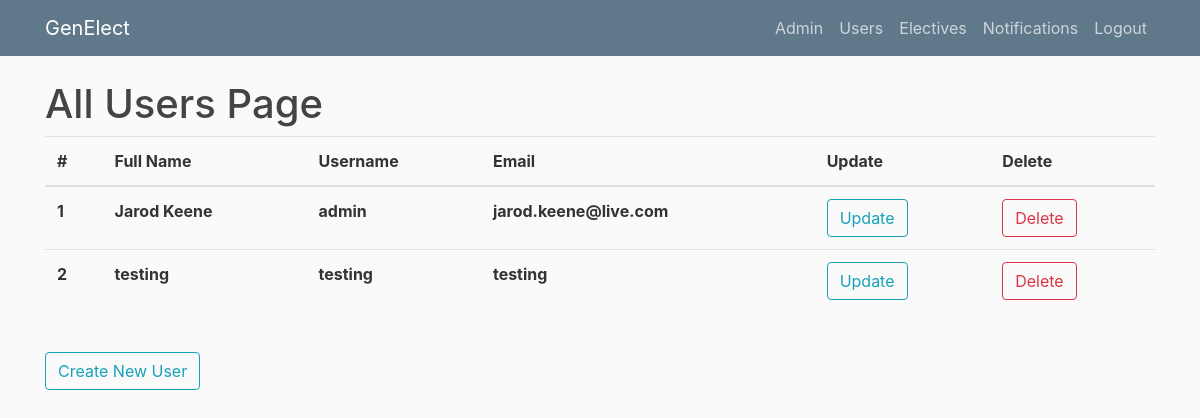
/allusers (signed in), run on an earlier commit of the app's database.
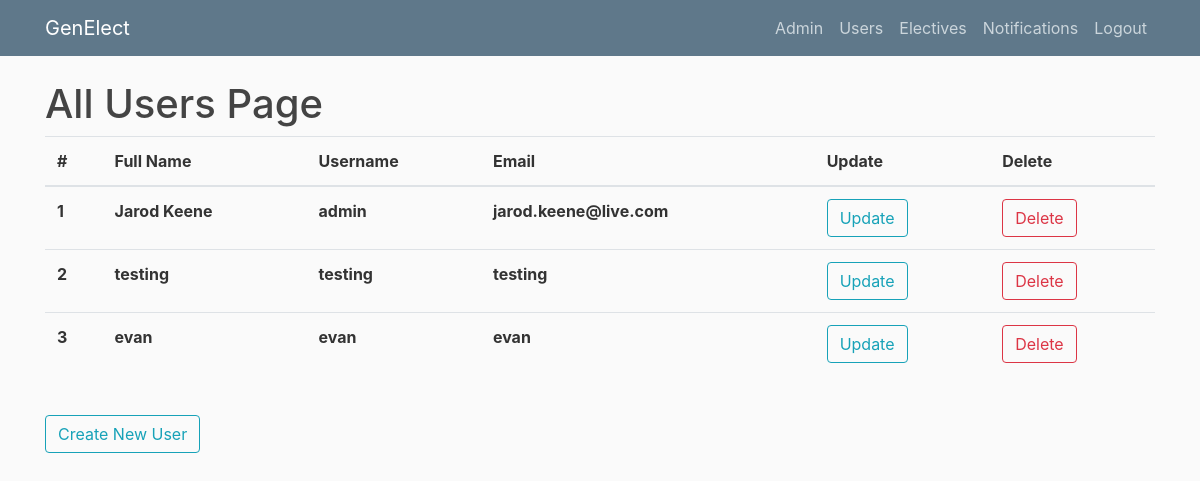
And on a later commit of the database.
### genElect/models.py (models this page shows)
class Base(db.Model):
    __abstract__ = True
    id = db.Column(db.Integer, primary_key=True, autoincrement=True)
    date_created = db.Column(db.DateTime, default=db.func.current_timestamp())
    date_modified = db.Column(db.DateTime, default=db.func.current_timestamp(),
            onupdate=db.func.current_timestamp())

class Users(Base, UserMixin):
    __tablename__ = 'users'
    username = db.Column(db.String(100), unique=True)
    full_name = db.Column(db.String(100))
    email = db.Column(db.String(100))
    password = db.Column(db.String(128))

### genElect/__init__.py (the view)
@app.route("/allusers")
def allusers():
    if current_user.is_authenticated and current_user.username == "admin":
        users = Users.query.all()
        return render_template('allusers.html', users=users)
    else:
        return render_template('denied.html')

### genElect/__init__.py (called while the page is built)
@login_manager.user_loader
def load_user(user_id):
    return Users.query.get(int(user_id))

### genElect/templates/allusers.html
{% extends "layout.html" %}
{% block content %}
    <h1>All Users Page</h1>
	<table class="table">
	  <thead>
	    <tr>
	      <th scope="col">#</th>
	      <th scope="col">Full Name</th>
	      <th scope="col">Username</th>
	      <th scope="col">Email</th>
	      <th scope="col">Update</th>
	      <th scope="col">Delete</th>
	    </tr>
	  </thead>
	  <tbody>
	  	{% for user in users %}
	    <tr>
	      <th scope="row">{{user.id}}</th>
	      <th scope="row">{{user.full_name}}</th>
	      <th scope="row">{{user.username}}</th>
	      <th scope="row">{{user.email}}</th>
	      <th scope="row"><button type="button" onclick="window.location.href = '/edituser/{{user.id}}'" class="btn btn-outline-info">Update</button></th>
	      <th scope="row"><button type="button" onclick="window.location.href = '/deleteuser/{{user.id}}'" class="btn btn-outline-danger">Delete</button></th>
	    </tr>
	    {% endfor %}
	  </tbody>
	</table>
    <br><button type="button" onclick="window.location.href = '/createuser'" class="btn btn-outline-info">Create New User</button>
{% endblock content %}

### genElect/templates/layout.html (shortened to what this page needs)
<!DOCTYPE html>
<html>
<head>
    <link rel="stylesheet" href="https://maxcdn.bootstrapcdn.com/bootstrap/4.0.0/css/bootstrap.min.css">
    <link rel="stylesheet" type="text/css" href="{{ url_for('static', filename='main.css') }}">
</head>
<body>
    <header class="site-header">
      <nav class="navbar navbar-expand-md navbar-dark bg-steel fixed-top">
        <div class="container">
          <a class="navbar-brand mr-4" href="/">GenElect</a>
          <div class="collapse navbar-collapse" id="navbarToggle">
            <div class="navbar-nav">
              {% if current_user.is_authenticated %}
                {% if current_user.username == "admin" %}
                  <a class="nav-item nav-link" href="{{ url_for('admin') }}">Admin</a>
                  <a class="nav-item nav-link" href="{{ url_for('allusers') }}">Users</a>
                  <a class="nav-item nav-link" href="{{ url_for('allelectives') }}">Electives</a>
                  <a class="nav-item nav-link" href="{{ url_for('allnotifications') }}">Notifications</a>
                {% endif %}
                <a class="nav-item nav-link" href="{{ url_for('logout') }}">Logout</a>
              {% else %}
                <a class="nav-item nav-link" href="{{ url_for('login') }}">Login</a>
              {% endif %}
            </div>
          </div>
        </div>
      </nav>
    </header>
    <main role="main" class="container">
      <div class="row">
        <div class="col-md-12">
          {% block content %}{% endblock %}
        </div>
      </div>
    </main>
</body>
</html>

### genElect/static/main.css (style rules this page uses)
body { background: #fafafa; color: #333333; margin-top: 5rem; }
h1, h2, h3, h4, h5, h6 { color: #444444; }
.bg-steel { background-color: #5f788a; }
.site-header .navbar-nav .nav-link { color: #cbd5db; }

What changed in the data, as far as the page shows it:
added Users: id "3", full_name "evan", username "evan", email "evan"
